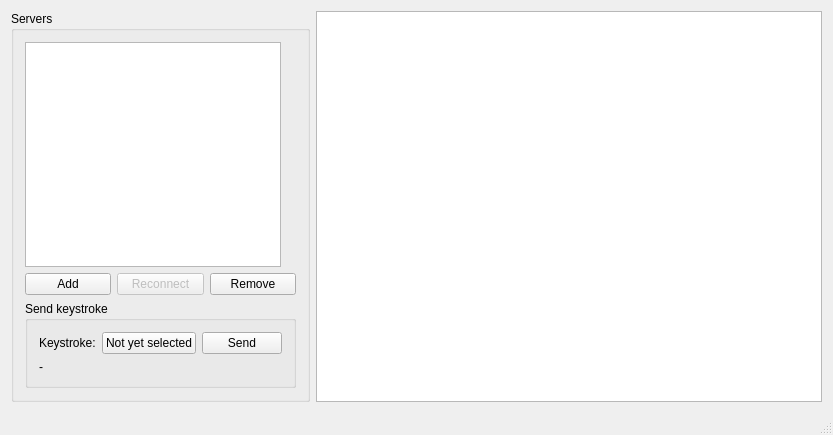
<?xml version="1.0" encoding="UTF-8"?>
<ui version="4.0">
 <class>MainWindow</class>
 <widget class="QMainWindow" name="MainWindow">
  <property name="geometry">
   <rect>
    <x>0</x>
    <y>0</y>
    <width>833</width>
    <height>435</height>
   </rect>
  </property>
  <property name="windowTitle">
   <string>Remote </string>
  </property>
  <widget class="QWidget" name="centralWidget">
   <layout class="QHBoxLayout" name="horizontalLayout">
    <item>
     <widget class="QGroupBox" name="groupBox_2">
      <property name="sizePolicy">
       <sizepolicy hsizetype="Fixed" vsizetype="Preferred">
        <horstretch>0</horstretch>
        <verstretch>0</verstretch>
       </sizepolicy>
      </property>
      <property name="title">
       <string>Servers</string>
      </property>
      <layout class="QVBoxLayout" name="verticalLayout">
       <item>
        <widget class="QTreeView" name="serverListView">
         <property name="sizePolicy">
          <sizepolicy hsizetype="Fixed" vsizetype="Expanding">
           <horstretch>0</horstretch>
           <verstretch>0</verstretch>
          </sizepolicy>
         </property>
        </widget>
       </item>
       <item>
        <layout class="QHBoxLayout" name="horizontalLayout_2">
         <item>
          <widget class="QPushButton" name="btnAddConn">
           <property name="text">
            <string>Add</string>
           </property>
          </widget>
         </item>
         <item>
          <widget class="QPushButton" name="btnReconnect">
           <property name="enabled">
            <bool>false</bool>
           </property>
           <property name="text">
            <string>Reconnect</string>
           </property>
          </widget>
         </item>
         <item>
          <widget class="QPushButton" name="btnRemoveConn">
           <property name="text">
            <string>Remove</string>
           </property>
          </widget>
         </item>
        </layout>
       </item>
       <item>
        <widget class="QGroupBox" name="groupBox">
         <property name="sizePolicy">
          <sizepolicy hsizetype="Minimum" vsizetype="Preferred">
           <horstretch>0</horstretch>
           <verstretch>0</verstretch>
          </sizepolicy>
         </property>
         <property name="title">
          <string>Send keystroke</string>
         </property>
         <layout class="QGridLayout" name="gridLayout">
          <item row="0" column="0">
           <widget class="QLabel" name="label">
            <property name="text">
             <string>Keystroke:</string>
            </property>
           </widget>
          </item>
          <item row="0" column="1">
           <widget class="KeystrokeSelector" name="keySelector">
            <property name="text">
             <string>Not yet selected</string>
            </property>
           </widget>
          </item>
          <item row="0" column="2">
           <widget class="QPushButton" name="btnSend">
            <property name="text">
             <string>Send</string>
            </property>
           </widget>
          </item>
          <item row="2" column="0" colspan="3">
           <widget class="QLabel" name="lblNumFocusedWin">
            <property name="text">
             <string>-</string>
            </property>
           </widget>
          </item>
         </layout>
        </widget>
       </item>
      </layout>
     </widget>
    </item>
    <item>
     <widget class="QTreeView" name="appListView">
      <property name="selectionMode">
       <enum>QAbstractItemView::ExtendedSelection</enum>
      </property>
      <property name="uniformRowHeights">
       <bool>true</bool>
      </property>
      <property name="sortingEnabled">
       <bool>true</bool>
      </property>
     </widget>
    </item>
   </layout>
  </widget>
  <widget class="QMenuBar" name="menuBar">
   <property name="geometry">
    <rect>
     <x>0</x>
     <y>0</y>
     <width>833</width>
     <height>21</height>
    </rect>
   </property>
  </widget>
  <widget class="QStatusBar" name="statusBar"/>
 </widget>
 <layoutdefault spacing="6" margin="11"/>
 <customwidgets>
  <customwidget>
   <class>KeystrokeSelector</class>
   <extends>QPushButton</extends>
   <header>keystrokeselector.h</header>
  </customwidget>
 </customwidgets>
 <resources/>
 <connections/>
</ui>
